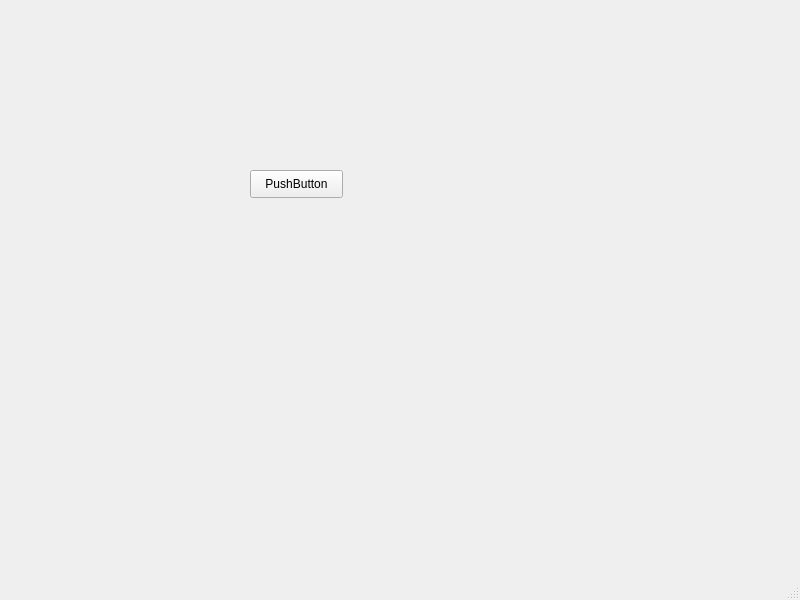
<?xml version="1.0" encoding="UTF-8"?>
<ui version="4.0">
 <class>MainWindow</class>
 <widget class="QMainWindow" name="MainWindow">
  <property name="geometry">
   <rect>
    <x>0</x>
    <y>0</y>
    <width>800</width>
    <height>600</height>
   </rect>
  </property>
  <property name="windowTitle">
   <string>MainWindow</string>
  </property>
  <widget class="QWidget" name="centralwidget">
   <widget class="QPushButton" name="pushButton">
    <property name="geometry">
     <rect>
      <x>250</x>
      <y>170</y>
      <width>93</width>
      <height>28</height>
     </rect>
    </property>
    <property name="text">
     <string>PushButton</string>
    </property>
   </widget>
  </widget>
  <widget class="QMenuBar" name="menubar">
   <property name="geometry">
    <rect>
     <x>0</x>
     <y>0</y>
     <width>800</width>
     <height>26</height>
    </rect>
   </property>
  </widget>
  <widget class="QStatusBar" name="statusbar"/>
 </widget>
 <resources/>
 <connections/>
</ui>
